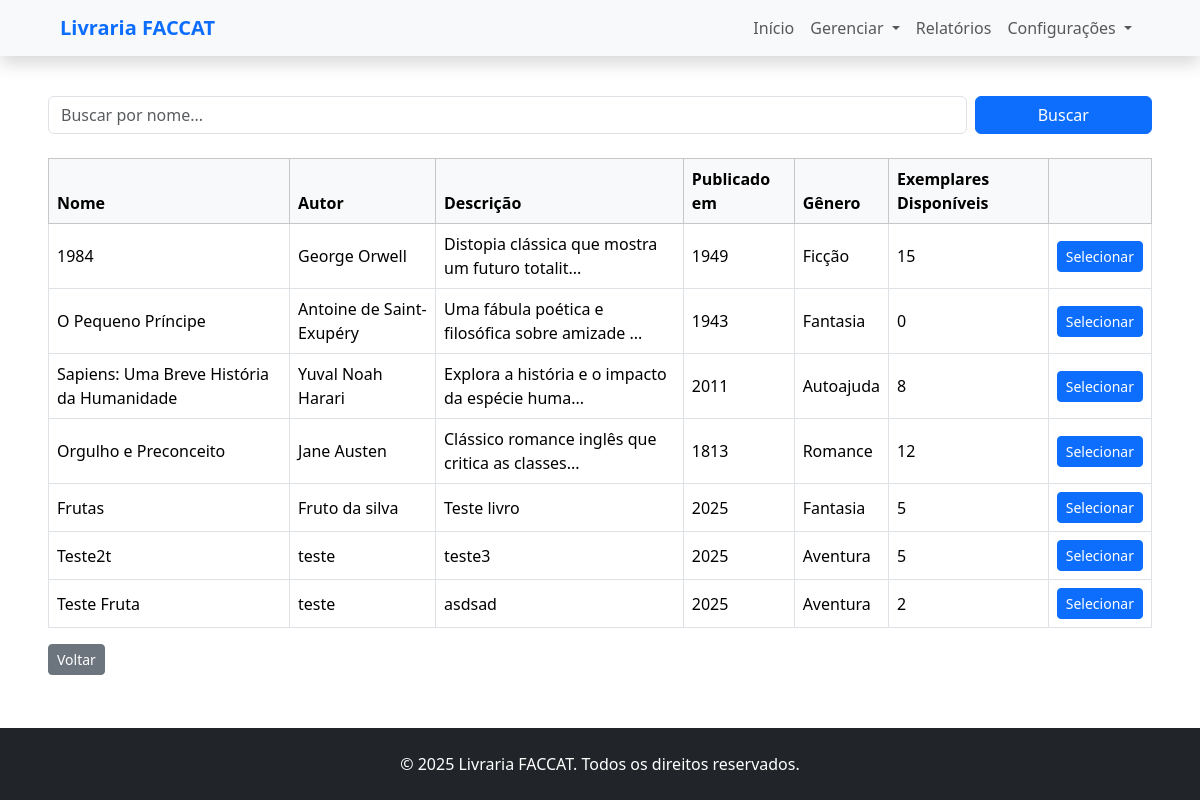
Screenshot of /livros/emprestimos/selecionar-livro (signed in) with the database file from the repository.
### livros/models.py (models this page shows, shortened)
class Livro(models.Model):
    nome = models.CharField(max_length=100)
    autor = models.CharField(max_length=100)
    descricao = models.TextField()
    ano_publicacao = models.IntegerField(default=datetime.now().year)
    foto = StdImageField(
        upload_to='fotos/alunos',
        variations={'thumb': (150, 150), 'medium': (300, 300)},
        blank=True,
        null=True
    )
    isbn = models.CharField(max_length=17, blank=True, null=True, unique=True,
                            help_text="ISBN do livro (ex: 978-3-16-148410-0)")
    genero = models.CharField(max_length=20, choices=GENEROS, default='ficcao')
    quantidade = models.PositiveIntegerField(default=0)
    def exemplares_disponiveis(self):
        emprestimos_ativos = self.emprestimo_set.exclude(status='FINALIZADO').count()
        return max(self.quantidade - emprestimos_ativos, 0)

### livros/views.py (the view)
# urls.py: path('emprestimos/selecionar-livro', views.selecionar_livro_emprestimo, name='selecionar_livro_emprestimo'),
@login_required
def selecionar_livro_emprestimo(request):
    busca = request.GET.get('busca','')
    livros = Livro.objects.all()
    if busca:
        livros = livros.filter(nome__icontains=busca)
    dados = {
        'livros':livros,
        'redirect':'selecionar_cliente_emprestimo'
    }
    return render(request, 'livros/selecionar_livro.html', dados)

### livros/templates/livros/selecionar_livro.html (shortened to what this page needs)
{% extends 'base.html' %}
{% block content %}
<div class="my-4 px-5">
   <form method="get" class="row g-2 mb-4">
      <div class="col-md-10">
         <input type="text" name="busca" placeholder="Buscar por nome..." value="{{ request.GET.busca }}"
            class="form-control" />
      </div>
      <div class="col-md-2">
         <button type="submit" class="btn btn-primary w-100">Buscar</button>
      </div>
   </form>
   <div class="table-responsive">
      <table class="table table-bordered table-hover align-middle">
         <thead class="table-light">
            <tr>
               <th>
                  <div class="d-flex justify-content-between align-items-center">
                     <span>Nome</span>
                  </div>
               </th>
               <th>
                  <div class="d-flex justify-content-between align-items-center">
                     <span>Autor</span>
                  </div>
               </th>
               <th>
                  <div class="d-flex justify-content-between align-items-center">
                     <span>Descrição</span>
                  </div>
               </th>
               <th>
                  <div class="d-flex justify-content-between align-items-center">
                     <span>Publicado em</span>
                  </div>
               </th>
               <th>
                  <div class="d-flex justify-content-between align-items-center">
                     <span>Gênero</span>
                  </div>
               </th>
               <th>
                  <div class="d-flex justify-content-between align-items-center">
                     <span>Exemplares Disponíveis</span>
                  </div>
               </th>
               <th></th>
            </tr>
         </thead>
         <tbody>
            {% for livro in livros %}
            <tr>
               <td>{{ livro.nome }}</td>
               <td>{{ livro.autor }}</td>
               <td>{{ livro.descricao|truncatechars:50 }}</td>
               <td>{{ livro.ano_publicacao }}</td>
               <td>{{ livro.get_genero_display }}</td>
               <td>{{ livro.exemplares_disponiveis }}</td>
               <td>
                  {% url redirect livro.id as redir_url %}
                  <a href="{{ redir_url }}" class="btn btn-primary btn-sm"">
                     Selecionar
                  </a>
               </td>
            </tr>
            {% empty %}
            <tr>
               <td colspan=" 7" class="text-center py-4">Nenhum livro cadastrado.
               </td>
            </tr>
            {% endfor %}
         </tbody>
      </table>
      <a href="{% url 'gerenciar_emprestimos' %}" class="btn btn-secondary btn-sm">Voltar </a>
   </div>
</div>
{% endblock %}

### rows the page displays
Livro: nome "1984", autor "George Orwell", descricao "Distopia clássica que mostra um futuro totalit...", ano_publicacao "1949", genero "Ficção", exemplares_disponiveis "15"
Livro: nome "O Pequeno Príncipe", autor "Antoine de Saint-Exupéry", descricao "Uma fábula poética e filosófica sobre amizade ...", ano_publicacao "1943", genero "Fantasia", exemplares_disponiveis "0"
Livro: nome "Sapiens: Uma Breve História da Humanidade", autor "Yuval Noah Harari", descricao "Explora a história e o impacto da espécie huma...", ano_publicacao "2011", genero "Autoajuda", exemplares_disponiveis "8"
Livro: nome "Orgulho e Preconceito", autor "Jane Austen", descricao "Clássico romance inglês que critica as classes...", ano_publicacao "1813", genero "Romance", exemplares_disponiveis "12"
Livro: nome "Frutas", autor "Fruto da silva", descricao "Teste livro", ano_publicacao "2025", genero "Fantasia", exemplares_disponiveis "5"
Livro: nome "Teste2t", autor "teste", descricao "teste3", ano_publicacao "2025", genero "Aventura", exemplares_disponiveis "5"
Livro: nome "Teste Fruta", autor "teste", descricao "asdsad", ano_publicacao "2025", genero "Aventura", exemplares_disponiveis "2"
